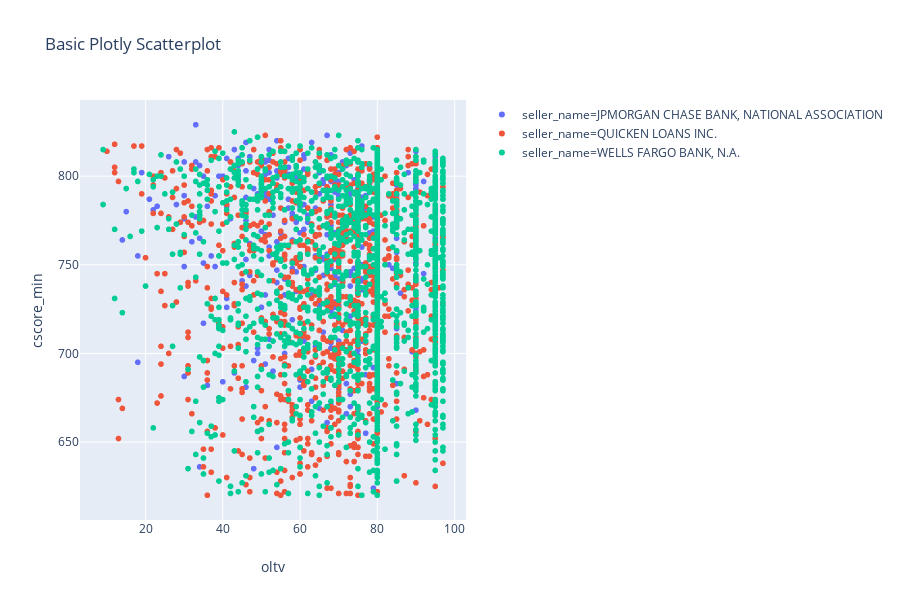

Notebook cell for this chart:
### Markdown cell above
**Plotly Express Example:**

- [Link to documentation here](https://plot.ly/python/plotly-express/).
- With plotly express, the full figure is created with a single call to `px.scatter()`. 
- Note that column names are passed as text to the x and y params, etc. 
- Plotly express best for fast, low-customization-heavy charts, particularly when you need interactivity. See final section on Plotly deep dive for more info.
- Note the somewhat-annoying legend location. We'll come back to this later in the deep-dive!

### Code cell
# single call to px.scatter creates the plotly express figure
basic_plotly_fig = px.scatter(
    # select data frame of reference
    data_frame = downsamp_top_3_lenders_df, 
    # column name of x-axis data
    x = "oltv", 
    # column name of y-axis data
    y = "cscore_min", 
    # column name of categories to use for colors
    color = "seller_name",
    # text to be used for chart title
    title = "Basic Plotly Scatterplot",
    # setting the size of the plot to be output
    height = 600,
    width = 900
)

# displays the chart in-line
basic_plotly_fig

### Figure 1 — Plotly figure (JSON) as saved in the notebook; plotly's stock layout.template omitted (floating-point values rounded to 4 significant figures; data arrays with more than 128 entries replaced by an {"elided": "..."} marker saying what was removed)
{"data": [{"hoverlabel": {"namelength": 0}, "hovertemplate": "seller_name=JPMORGAN CHASE BANK, NATIONAL ASSOCIATION<br>oltv=%{x}<br>cscore_min=%{y}", "legendgroup": "seller_name=JPMORGAN CHASE BANK, NATIONAL ASSOCIATION", "marker": {"color": "#636efa", "symbol": "circle"}, "mode": "markers", "name": "seller_name=JPMORGAN CHASE BANK, NATIONAL ASSOCIATION", "showlegend": true, "type": "scattergl", "x": {"elided": "429 int values"}, "xaxis": "x", "y": {"elided": "429 int values"}, "yaxis": "y"}, {"hoverlabel": {"namelength": 0}, "hovertemplate": "seller_name=QUICKEN LOANS INC.<br>oltv=%{x}<br>cscore_min=%{y}", "legendgroup": "seller_name=QUICKEN LOANS INC.", "marker": {"color": "#EF553B", "symbol": "circle"}, "mode": "markers", "name": "seller_name=QUICKEN LOANS INC.", "showlegend": true, "type": "scattergl", "x": {"elided": "1123 int values"}, "xaxis": "x", "y": {"elided": "1123 int values"}, "yaxis": "y"}, {"hoverlabel": {"namelength": 0}, "hovertemplate": "seller_name=WELLS FARGO BANK, N.A.<br>oltv=%{x}<br>cscore_min=%{y}", "legendgroup": "seller_name=WELLS FARGO BANK, N.A.", "marker": {"color": "#00cc96", "symbol": "circle"}, "mode": "markers", "name": "seller_name=WELLS FARGO BANK, N.A.", "showlegend": true, "type": "scattergl", "x": {"elided": "1672 int values"}, "xaxis": "x", "y": {"elided": "1672 int values"}, "yaxis": "y"}], "layout": {"height": 600, "legend": {"tracegroupgap": 0}, "title": {"text": "Basic Plotly Scatterplot"}, "width": 900, "xaxis": {"anchor": "y", "autorange": true, "domain": [0, 0.98], "range": [2.918, 103.1], "title": {"text": "oltv"}, "type": "linear"}, "yaxis": {"anchor": "x", "autorange": true, "domain": [0, 1], "range": [606.0, 843.0], "title": {"text": "cscore_min"}, "type": "linear"}}}
